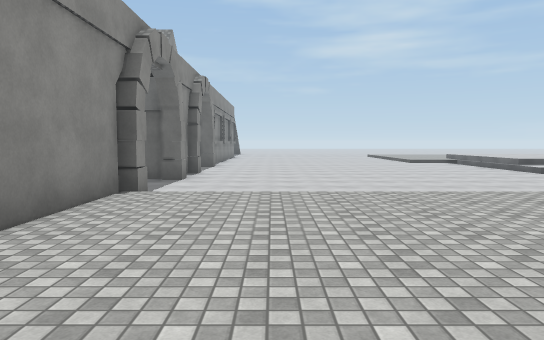
View 1 (above)

23 first-person views from a walk through a Unity game level. The camera is 1.4 m above the floor, tilts 4° down and sees 70° across. The floor is counted in squares, 1.8 m on a side. Each view is taken from the middle of a square. On the plan, view 1 faces up. The plan holds only what a view shows up to about 12 squares ahead; the rest is blank. The place goes on beyond the plan. The player is left out. Surface patterns are stand-ins for the level's own textures.

View 2
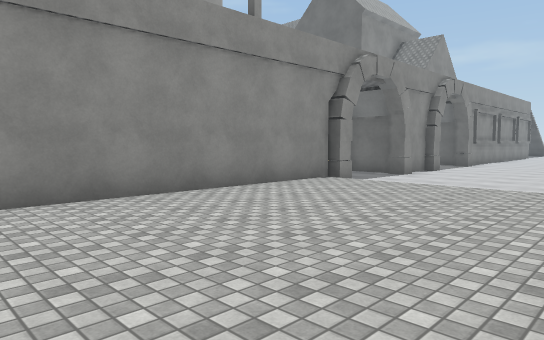

View 3
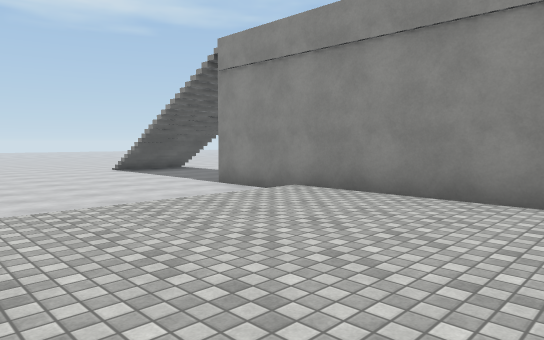

View 4
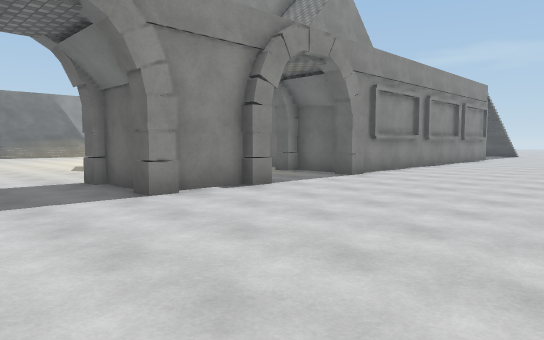

View 5
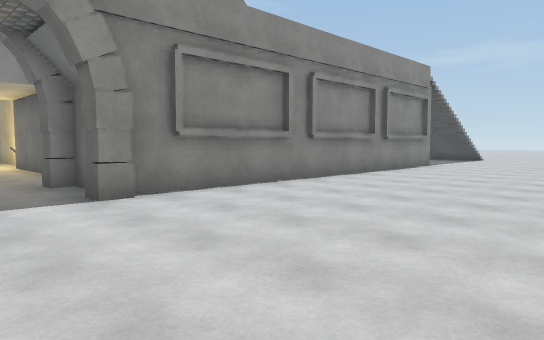

View 6
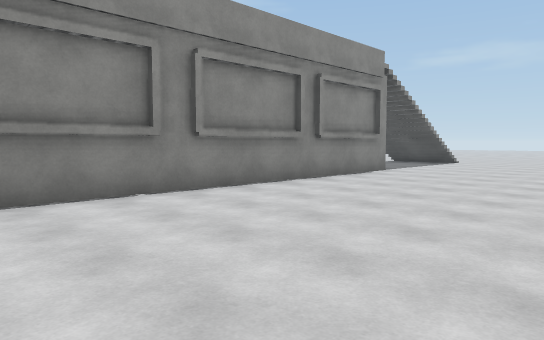

View 7
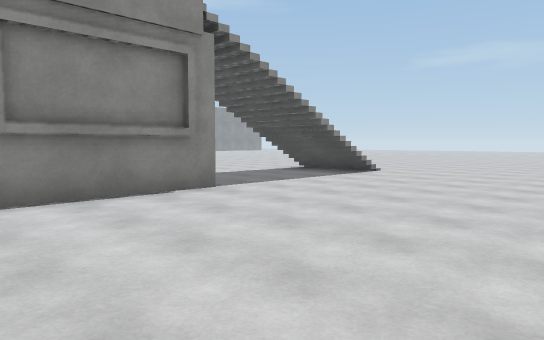

View 8
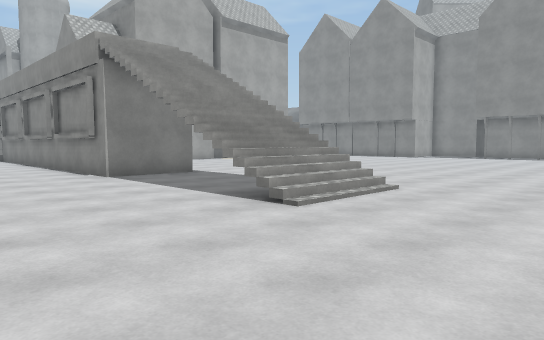

View 9
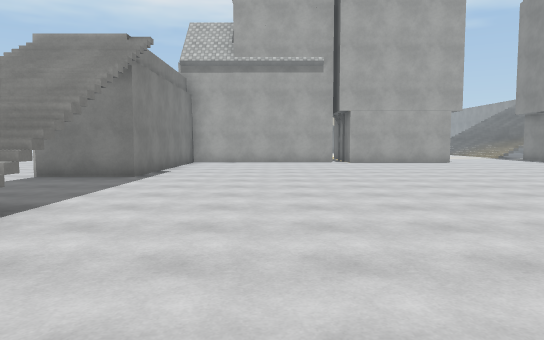

View 10
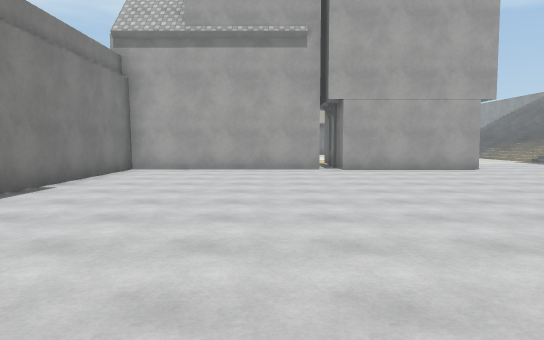

View 11
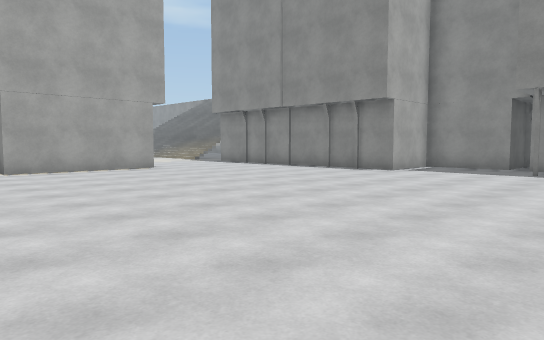

View 12
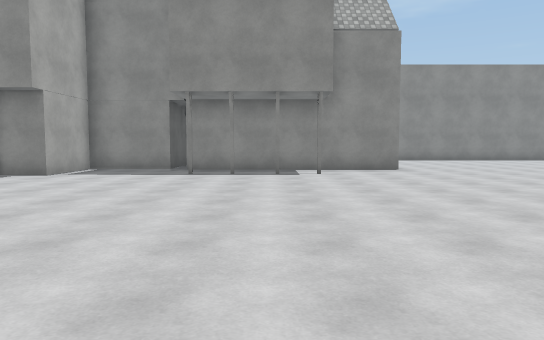

View 13
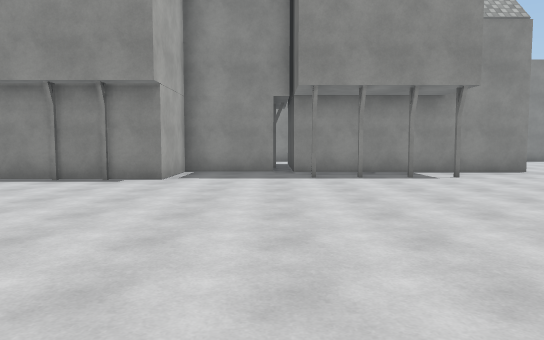

View 14
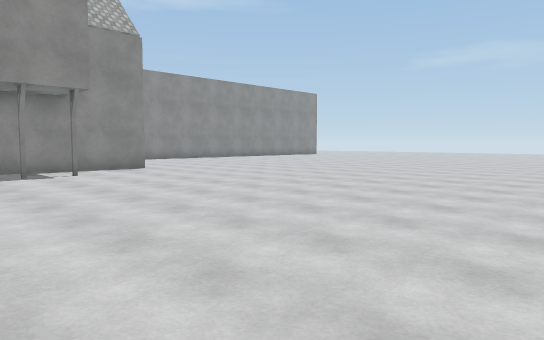

View 15
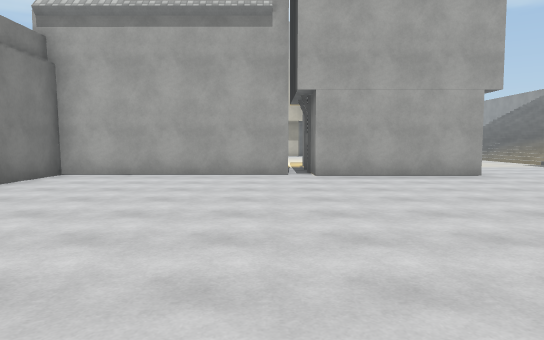

View 16
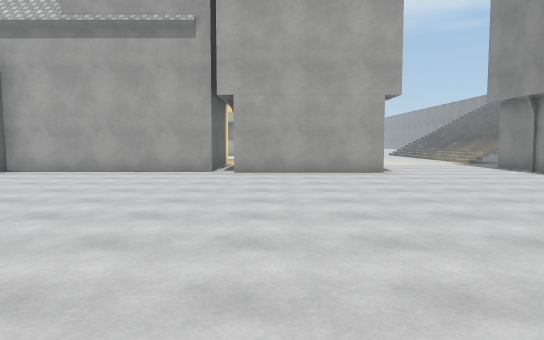

View 17
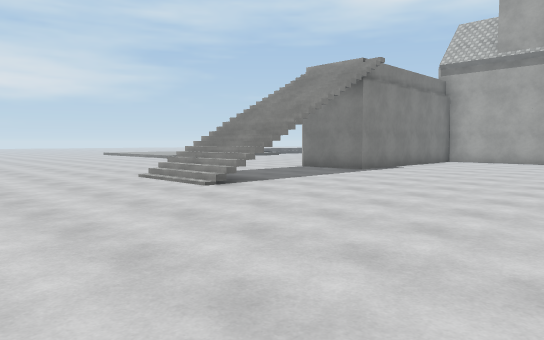

View 18
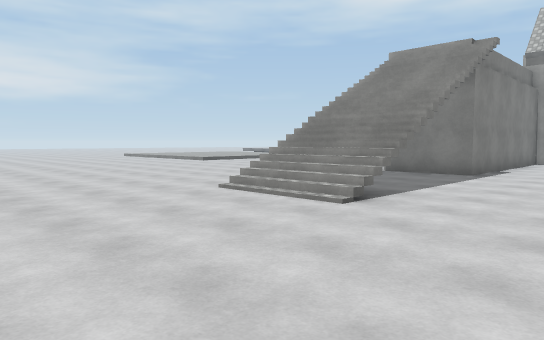

View 19
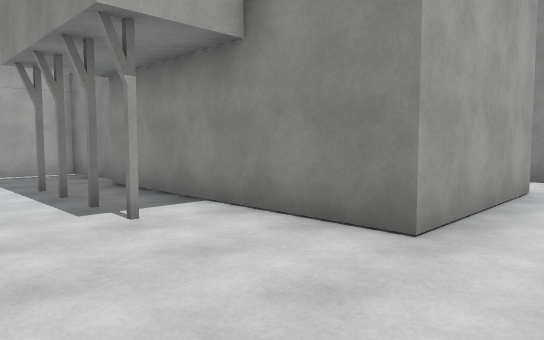

View 20
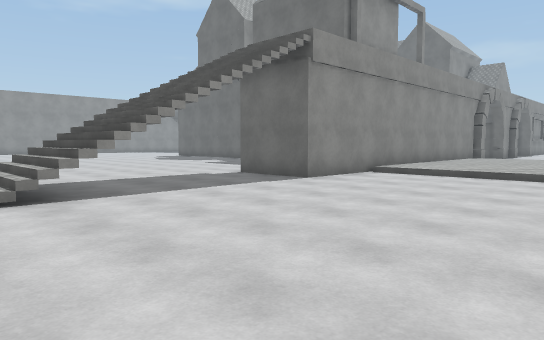

View 21
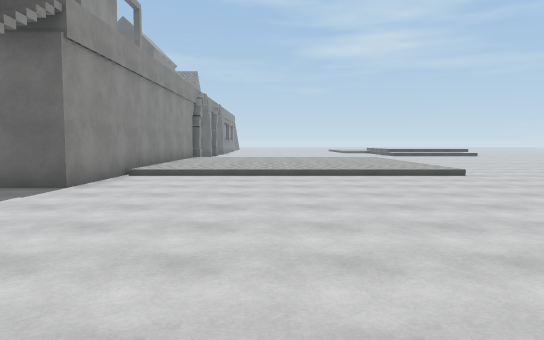

View 22
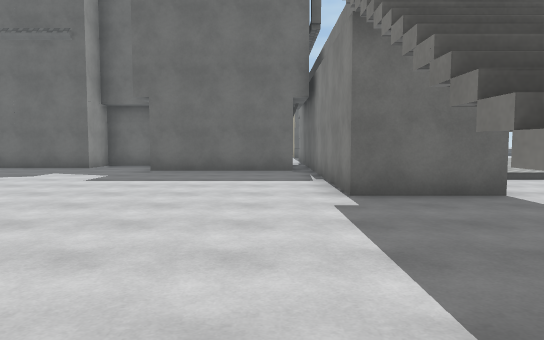

View 23
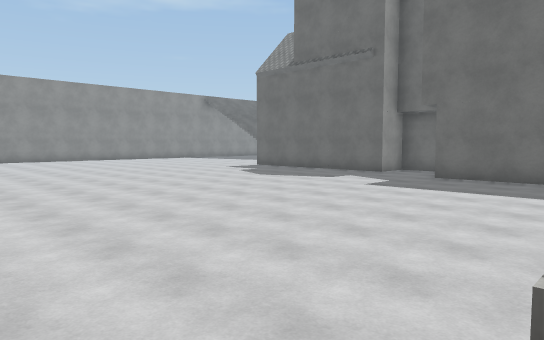

### Floor plan
Key: @ floor where view 1 was taken; # wall or solid block; . main floor; : floor 0.25 m higher than the main floor; / step, stairs or slope; C cube; H house.
Columns run from 27 left of view 1 to 3 right of it. Each row starts with its distance up from view 1.
 36     ............. .. ..
 35  ............................
 34 #.HHHHH........................
 33      HH........................
 32       H........................
 31       H...............///......
 30       H...............///......
 29     HHH.......................
 28     HH........................
 27      H........................
 26       ................###.....
 25       HHH.............###......
 24         H.............###......
 23         H.............###.....
 22         H.............###......
 21          .............###.....
 20         H...HHHHH.....###.....
 19         H...H   HHHHHHH #......
 18         H...    HH      #......
 17          ..     H     H #.....
 16                  HHHH H##......
 15                  .....C.CC.....
 14                       ........
 13                         .......
 12                         CC.....
 11                  ...    #......
 10                  .....C##C.....
  9                  ..............
  8                       .........
  7                         CC.....
  6                         #//////
  5                         #::::::
  4                         #::::::
  3                         #::::::
  2              HHH..    ###::::::
  1              .....HHHH###::::::
  0               ........###::@:::
 -1               ........###::::::
 -2              .........###//////
 -3             ..........###......
 -4            ...........###......
 -5           .....................
 -6          ......................
 -7          ......................
 -8          ......................
 -9               ........///......
-10                    ...///.....
-11                            .. .

Where each view was taken, in squares from view 1:
view 1: 0 up, 0 right, facing up
view 2: 1 down, 3 right, facing up-left
view 3: 3 up, 3 right, facing down-left
view 4: 7 up, 3 right, facing up-left
view 5: 13 up, 3 right, facing up-left
view 6: 16 up, 3 right, facing up-left
view 7: 22 up, 3 right, facing up-left
view 8: 35 up, 1 right, facing down-left
view 9: 35 up, 8 left, facing down
view 10: 31 up, 9 left, facing down
view 11: 31 up, 9 left, facing down-left
view 12: 31 up, 10 left, facing left
view 13: 28 up, 11 left, facing left
view 14: 29 up, 10 left, facing up-left
view 15: 29 up, 10 left, facing down
view 16: 30 up, 12 left, facing down
view 17: 36 up, 11 left, facing down-right
view 18: 36 up, 8 left, facing down-right
view 19: 36 up, 18 left, facing down-left
view 20: 11 down, 3 right, facing up-left
view 21: 11 down, 1 right, facing up
view 22: 10 down, 6 left, facing up
view 23: 10 down, 5 left, facing up-left
